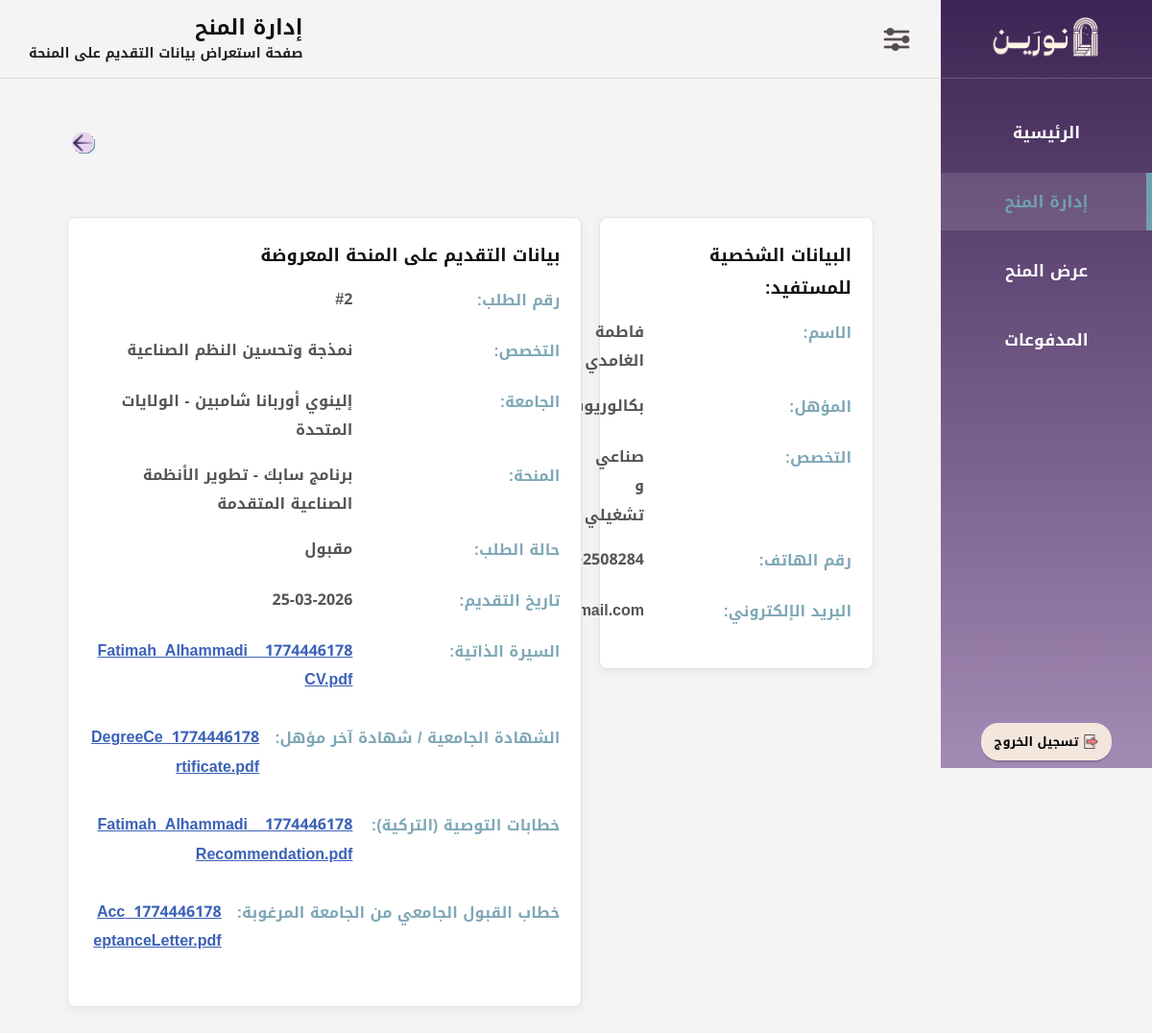
The page /Inv07_StudentDetails.php?request_id=2 (signed in) on the database its author committed.
### tables this page shows
CREATE TABLE `scholarship_requests` (
  `request_id` int(11) NOT NULL,
  `scholarship_id` int(11) NOT NULL,
  `bnf_id` int(11) NOT NULL,
  `Submit_date` date NOT NULL,
  `request_status` enum('مقبول','مرفوض','في انتظار المراجعة','') NOT NULL DEFAULT 'في انتظار المراجعة',
  `major_name` varchar(100) NOT NULL,
  `univ_name` varchar(100) NOT NULL
);

CREATE TABLE `beneficiary` (
  `bnf_id` int(11) NOT NULL,
  `email` varchar(100) NOT NULL,
  `f_name` varchar(50) NOT NULL,
  `l_name` varchar(50) NOT NULL,
  `phone_num` varchar(15) NOT NULL,
  `password` varchar(255) NOT NULL,
  `sch_field` enum('تقني و حوسبي','علوم طبيعية','صناعي و تشغيلي','إداري','قانوني','اجتماعي و إنساني','تصميمي','اقتصادي','إعلامي','بيئي','لوجيستي','صحي','لا يوجد') NOT NULL,
  `degree_level` enum('ثانوي','بكالوريوس','ماجستير','') NOT NULL,
  `account_status` enum('نشط','محظور') NOT NULL DEFAULT 'نشط'
);

CREATE TABLE `scholarship_opps` (
  `scholarship_id` int(11) NOT NULL,
  `sch_field` enum('تقني وحوسبي','علوم طبيعية','صناعي وتشغيلي','ادراي','قانوني','اجتماعي وانساني','تصميمي','اقتصادي','إعلامي','بيئي','لوجيستي','صحي') NOT NULL,
  `inv_id` int(11) NOT NULL,
  `sch_name` varchar(100) NOT NULL,
  `requirements` text NOT NULL,
  `study_level` enum('بكالوريوس','ماجستير','دكتوراه') NOT NULL,
  `Specializations` text NOT NULL,
  `app_deadline` datetime NOT NULL
);

CREATE TABLE `scholarship_request_documents` (
  `doc_id` int(11) NOT NULL,
  `request_id` int(11) NOT NULL,
  `doc_type` varchar(150) NOT NULL,
  `file_name` varchar(150) NOT NULL,
  `file` varchar(255) NOT NULL
);

### Inv07_StudentDetails.php (the view, shortened to what this page needs)
<?php
$con = mysqli_connect("localhost", "root", "", "noreen");
mysqli_set_charset($con, "utf8mb4");
$inv_id = $_SESSION['inv_id'];
$request_id = (int)$_GET['request_id'];
$sql = "SELECT
scholarship_requests.request_id,
scholarship_requests.bnf_id,
scholarship_requests.scholarship_id,
scholarship_requests.univ_name,
scholarship_requests.major_name,
scholarship_requests.request_status,
scholarship_requests.Submit_date,
beneficiary.f_name,
beneficiary.l_name,
beneficiary.phone_num,
beneficiary.email,
beneficiary.degree_level,
beneficiary.sch_field,
scholarship_opps.sch_name
FROM scholarship_requests
INNER JOIN beneficiary ON scholarship_requests.bnf_id = beneficiary.bnf_id
INNER JOIN scholarship_opps ON scholarship_requests.scholarship_id = scholarship_opps.scholarship_id
WHERE scholarship_requests.request_id = ?
AND scholarship_opps.inv_id = ?";
$stmt = mysqli_prepare($con, $sql);
mysqli_stmt_bind_param($stmt, "ii", $request_id, $inv_id);
mysqli_stmt_execute($stmt);
$result = mysqli_stmt_get_result($stmt);
$row = mysqli_fetch_assoc($result);
$documents = [];
$doc_stmt = mysqli_prepare($con, "SELECT doc_type, file_name, file FROM scholarship_request_documents WHERE request_id = ? ORDER BY doc_id ASC");
mysqli_stmt_bind_param($doc_stmt, "i", $request_id);
mysqli_stmt_execute($doc_stmt);
$doc_result = mysqli_stmt_get_result($doc_stmt);
while ($doc_row = mysqli_fetch_assoc($doc_result)) {
    $documents[] = $doc_row;
}
$cv_file = "";
$certificate_file = "";
$recommendation_file = "";
$acceptance_file = "";
foreach ($documents as $doc) {
    if ($doc["doc_type"] == "CV") {
        $cv_file = $doc["file"];
    } elseif ($doc["doc_type"] == "Certificate") {
        $certificate_file = $doc["file"];
    } elseif ($doc["doc_type"] == "Recommendation") {
        $recommendation_file = $doc["file"];
    } elseif ($doc["doc_type"] == "Acceptance") {
        $acceptance_file = $doc["file"];
    }
}
?>
<!DOCTYPE html>
<html lang="ar" dir="rtl">
<head>
<link rel="stylesheet" href="CSS01Layout.css?v=2">
</head>
<body>
<div class="layout">
<aside class="sidebar">
<div class="sidebar-top">
<div class="sidebar-logo">
<img src="شعار نورين.png" alt="نورين">
</div>
<ul class="sidebar-menu">
<li><a href="Inv00_MainPage.php">الرئيسية</a></li>
<li><a href="Inv06_ManageScholarships.php" class="active">إدارة المنح</a></li>
<li><a href="Inv04_CreateScholarship.php">عرض المنح</a></li>
<li><a href="#">المدفوعات</a></li>
</ul>
</div>
<div class="sidebar-bottom">
<form action="logout.php" method="post">
<button type="submit" class="logout-btn">
<img src="ايقونة تسجيل الخروج.png" class="logout-icon" alt="تسجيل الخروج">
<b>تسجيل الخروج</b>
</button>
</form>
</div>
</aside>
<div class="main-content">
<header class="header">
<div class="header-icons">
<div class="settings-dropdown">
<img src="ايقونة قائمة الاعدادات.png" class="menu-icon" alt="الإعدادات">
</div>
</div>
<div class="page-heading">
<h1 class="page-title">إدارة المنح</h1>
<p class="page-description">صفحة استعراض بيانات التقديم على المنحة</p>
</div>
</header>
<section class="page">
<div class="page-top">
<div class="back-btn">
<a href="Inv06_ManageScholarships.php">
<img src="سهم تراجع.svg" alt="رجوع" class="back-icon">
</a>
</div>
</div>
<div class="student-page">
<div class="data-grid">
<div class="data-box right-box">
<div class="section-title">البيانات الشخصية للمستفيد:</div>
<div class="info-row">
<div class="info-label">الاسم:</div>
<div class="info-value"><?php echo htmlspecialchars($row['f_name'])." ".htmlspecialchars($row['l_name']); ?></div>
</div>
<div class="info-row">
<div class="info-label">المؤهل:</div>
<div class="info-value"><?php echo htmlspecialchars($row['degree_level']); ?></div>
</div>
<div class="info-row">
<div class="info-label">التخصص:</div>
<div class="info-value"><?php echo htmlspecialchars($row['sch_field']); ?></div>
</div>
<div class="info-row">
<div class="info-label">رقم الهاتف:</div>
<div class="info-value"><?php echo htmlspecialchars($row['phone_num']); ?></div>
</div>
<div class="info-row">
<div class="info-label">البريد الإلكتروني:</div>
<div class="info-value"><?php echo htmlspecialchars($row['email']); ?></div>
</div>
</div>
<div class="data-box left-box">
<div class="section-title">بيانات التقديم على المنحة المعروضة</div>
<div class="info-row">
<div class="info-label">رقم الطلب:</div>
<div class="info-value">#<?php echo htmlspecialchars($row['request_id']); ?></div>
</div>
<div class="info-row">
<div class="info-label">التخصص:</div>
<div class="info-value"><?php echo htmlspecialchars($row['major_name']); ?></div>
</div>
<div class="info-row">
<div class="info-label">الجامعة:</div>
<div class="info-value"><?php echo htmlspecialchars($row['univ_name']); ?></div>
</div>
<div class="info-row">
<div class="info-label">المنحة:</div>
<div class="info-value"><?php echo htmlspecialchars($row['sch_name']); ?></div>
</div>
<div class="info-row">
<div class="info-label">حالة الطلب:</div>
<div class="info-value"><?php echo htmlspecialchars($row['request_status']); ?></div>
</div>
<div class="info-row">
<div class="info-label">تاريخ التقديم:</div>
<div class="info-value"><span class="date-fix"><?php echo date("d-m-Y", strtotime($row['Submit_date'])); ?></span></div>
</div>
<div class="info-row">
<div class="info-label">السيرة الذاتية:</div>
<div class="info-value">
<?php if ($cv_file != ""): ?>
<a class="file-link" href="<?php echo htmlspecialchars($cv_file); ?>" target="_blank"><?php echo htmlspecialchars($cv_file); ?></a>
<?php else: ?>
<span class="no-file">لا يوجد ملف</span>
<?php endif; ?>
</div>
</div>
<div class="info-row">
<div class="info-label">الشهادة الجامعية / شهادة آخر مؤهل:</div>
<div class="info-value">
<?php if ($certificate_file != ""): ?>
<a class="file-link" href="<?php echo htmlspecialchars($certificate_file); ?>" target="_blank"><?php echo htmlspecialchars($certificate_file); ?></a>
<?php else: ?>
<span class="no-file">لا يوجد ملف</span>
<?php endif; ?>
</div>
</div>
<div class="info-row">
<div class="info-label">خطابات التوصية (التركية):</div>
<div class="info-value">
<?php if ($recommendation_file != ""): ?>
<a class="file-link" href="<?php echo htmlspecialchars($recommendation_file); ?>" target="_blank"><?php echo htmlspecialchars($recommendation_file); ?></a>
<?php else: ?>
<span class="no-file">لا يوجد ملف</span>
<?php endif; ?>
</div>
</div>
<div class="info-row">
<div class="info-label">خطاب القبول الجامعي من الجامعة المرغوبة:</div>
<div class="info-value">
<?php if ($acceptance_file != ""): ?>
<a class="file-link" href="<?php echo htmlspecialchars($acceptance_file); ?>" target="_blank"><?php echo htmlspecialchars($acceptance_file); ?></a>
<?php else: ?>
<span class="no-file">لا يوجد ملف</span>
<?php endif; ?>
</div>
</div>
</div>
</div>
</div>
</section>
</div>
</div>
</body>
</html>

### CSS01Layout.css (style rules this page uses)
* { margin:0; padding:0; box-sizing:border-box; font-family:"Noto Kufi Arabic",sans-serif; text-decoration:none; }
body { background:#F4F4F4; direction:rtl; }
.layout { display:flex; min-height:100vh; }
.sidebar { width:220px; height:100vh; position:fixed; top:0; right:0; background:linear-gradient(to bottom,#3E2454,#A48BB5); color:#FFFFFF; display:flex; flex-direction:column; justify-content:space-between; z-index:1000; }
.sidebar-top { width:100%; }
.sidebar-logo { height:82px; display:flex; align-items:center; justify-content:center; border-bottom:1px solid rgba(255,255,255,0.18); }
.sidebar-logo img { width:120px; height:auto; object-fit:contain; }
.sidebar-menu { list-style:none; margin-top:26px; }
.sidebar-menu li { margin-bottom:12px; }
.sidebar-menu a { color:#FFFFFF; font-size:17px; font-weight:600; display:block; padding:14px 22px; text-align:center; transition:.25s; position:relative; }
.sidebar-menu a.active { color:#70A0AF; background:rgba(255,255,255,0.12); }
.sidebar-menu a.active::after { content:""; position:absolute; right:0; top:0; width:6px; height:100%; background:#70A0AF; }
.sidebar-bottom { padding:0 10px 8px; display:flex; justify-content:center; }
.logout-btn { background:#F3E6DD; border:none; border-radius:18px; padding:7px 14px; font-size:13px; cursor:pointer; display:flex; align-items:center; gap:6px; box-shadow:0 2px 1px rgba(0,0,0,0.15); transition:transform .3s, box-shadow .3s; }
.logout-icon { width:15px; height:15px; object-fit:contain; }
.main-content { margin-right:220px; width:calc(100% - 220px); min-height:100vh; display:flex; flex-direction:column; }
.header { min-height:82px; position:sticky; top:0; z-index:900; border-bottom:1px solid #d9d9d9; background:#F4F4F4; display:flex; flex-direction:row; align-items:flex-end; justify-content:space-between; padding:10px 30px; }
.page-heading { display:flex; flex-direction:column; align-items:flex-start; justify-content:center; text-align:right; }
.page-title { font-size:22px; font-weight:700; color:#111111; line-height:1.4; }
.page-description { font-size:14px; font-weight:600; color:#1f1f1f; line-height:1.6; }
.header-icons { display:flex; align-items:center; }
.settings-dropdown { position:relative; display:inline-block; }
.settings-dropdown::after { content:""; position:absolute; top:100%; left:0; width:100%; height:10px; }
.menu-icon { width:32px; height:32px; cursor:pointer; display:block; object-fit:contain; }
.page { padding:30px; }
.page-top { display:flex; justify-content:space-between; align-items:center; padding:25px 40px; }
.info-row { display:flex; justify-content:space-between; margin-bottom:20px; }
.info-label { font-size: 16px; font-weight: 500; color: #666666; margin-bottom: 6px; }
.info-value { font-size: 17px; font-weight: 700; color: #70A0AF; }

### Inv07_StudentDetails.php (style rules this page uses)
.header { display:flex; justify-content:space-between; align-items:center; }
.page-heading { display:flex; flex-direction:column; align-items:flex-start; text-align:right; }
.header-icons { display:flex; align-items:center; }
.back-btn { width:34px; height:34px; display:flex; align-items:center; justify-content:center; }
.back-icon { width:24px; height:24px; object-fit:contain; }
.student-page { padding:30px 40px 60px; }
.section-title { font-size:18px; font-weight:700; color:#111111; margin-bottom:14px; text-align:right; }
.data-grid { display:flex; gap:18px; align-items:flex-start; }
.data-box { background:#FFFFFF; border:1px solid #E3E3E3; border-radius:8px; padding:22px; box-shadow:0 3px 10px rgba(0,0,0,0.05); }
.right-box { width:34%; }
.left-box { width:66%; }
.info-row { display:flex; justify-content:space-between; align-items:flex-start; margin-bottom:16px; gap:16px; }
.info-label { font-size:16px; font-weight:700; color:#7EA8B7; min-width:200px; }
.info-value { font-size:16px; color:#555555; line-height:1.9; flex:1; }
.file-link { color:#3B61B8; text-decoration:underline; display:inline-block; margin-bottom:14px; word-break:break-word; }
.date-fix { direction:ltr; unicode-bidi:isolate; display:inline-block; }

### rows shown on the page
scholarship_requests: bnf.f_name "فاطمة", bnf.l_name "الغامدي", bnf.degree_level "بكالوريوس", bnf.sch_field "صناعي و تشغيلي", bnf.phone_num "0502508284", request_id "2", major_name "نمذجة وتحسين النظم الصناعية", univ_name "إلينوي أوربانا شامبين - الولايات المتحدة", scholarship.sch_name "برنامج سابك - تطوير الأنظمة الصناعية المتقدمة", request_status "مقبول", Submit_date "25-03-2026"
scholarship_request_documents: file "1774446178_Fatimah_Alhammadi_CV.pdf"
scholarship_request_documents: file "1774446178_DegreeCertificate.pdf"
scholarship_request_documents: file "1774446178_Fatimah_Alhammadi_Recommendation.pdf"
scholarship_request_documents: file "1774446178_AcceptanceLetter.pdf"
